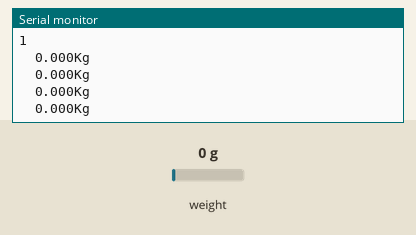
Bench run of a sketch on a simulated Arduino Uno, built with avr-gcc and run on an emulated ATmega328P. Parts: the last lines printed to the serial monitor. The inputs (shaded band) are chosen by the test bench; at power-on: weight on the scale 0 g.

Above: at 25.1 s.
25.2 s: weight on the scale set to 100 g
At 26.0 s:
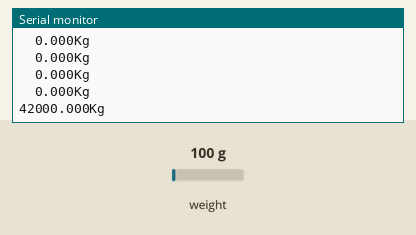
34.2 s: weight on the scale set to 1250 g
At 35.0 s:
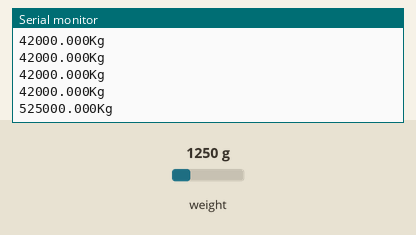
Timing chart, 0 to 37.2 s (numbered marks = the images above; inputs shaded):
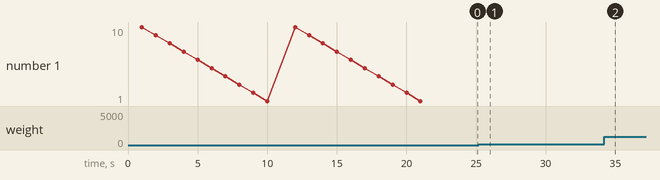

Measured:
- after the input at 25.2 s, the serial monitor: prints a new line after 0.30 s (image 1)
- after the input at 34.2 s, the serial monitor: prints a new line after 0.31 s (image 2)

The sketch:

testeCalibragemCeluladeCarga.ino
```cpp
#include "HX711.h"

const int LOADCELL_DOUT_PIN = 2;
const int LOADCELL_SCK_PIN = 3;
long int value;

HX711 scale;

void setup() {
  Serial.begin(115200);
  Serial.println("HX711 Demo");

  Serial.println("Initializing the scale");
  scale.begin(LOADCELL_DOUT_PIN, LOADCELL_SCK_PIN);
  scale.set_scale();
  scale.tare();
  Serial.println("Coloque o peso");
  int seconds = 10;
  for(int i = 0; i<seconds; i++){
    Serial.println(seconds-i);
    delay(1000);
  }
  long num = scale.get_units(10);
  float escala = (num-scale.get_offset())/1.00f;
  Serial.println("Retire o peso");
  for(int i = 0; i<seconds; i++){
    Serial.println(seconds-i);
    delay(1000);
  }

  scale.set_scale(escala);
  scale.tare();
}

void loop() {
  float peso = scale.get_units();
  char medida[17];
  dtostrf (peso, 7, 3, medida);
  strcat (medida, "Kg");
  Serial.println(medida);
  delay(500);
}
```
